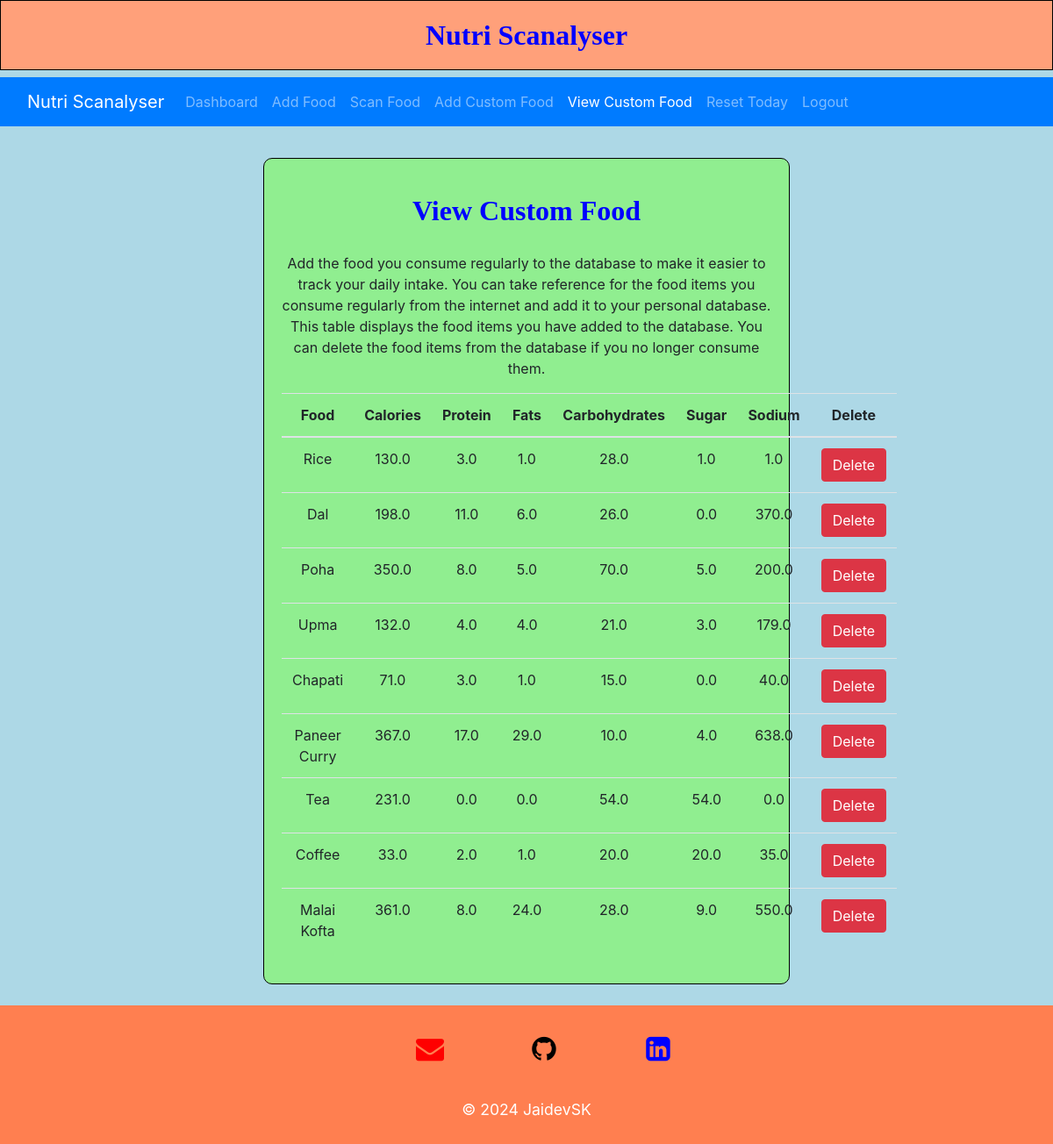
Page /view_custom_food (signed in) on the committed database.
### app.py (models this page shows, shortened)
class Food(db.Model):
    id = db.Column(db.Integer, primary_key=True)
    name = db.Column(db.String(100), nullable=False)
    protein = db.Column(db.Float)
    carbs = db.Column(db.Float)
    fats = db.Column(db.Float)
    calories = db.Column(db.Float)
    sugar = db.Column(db.Float)
    sodium = db.Column(db.Float)

### app.py (the view)
@app.route('/view_custom_food')
def view_custom_food():
    if session['email']:
        user = User.query.filter_by(email=session['email']).first()
        foods = Food.query.all()
        return render_template('view_custom_food.html',foods=foods)
    return redirect('/login')

### templates/view_custom_food.html (shortened to what this page needs)
<!DOCTYPE html>
<html lang="en">
<head>
    <link rel="stylesheet" href="https://cdn.jsdelivr.net/npm/bootstrap@4.6.2/dist/css/bootstrap.min.css">
    <link rel="stylesheet" href="static/view_custom_food.css">
</head>
<body>
    <h2 id="heading">Nutri Scanalyser</h2>
    <nav class="navbar navbar-expand-lg navbar-dark bg-primary">
        <div class="container-fluid">
          <a class="navbar-brand" href="#">Nutri Scanalyser</a>
          <div class="collapse navbar-collapse" id="navbarNav">
            <ul class="navbar-nav">
              <li class="nav-item">
                  <a class="nav-link" aria-current="page" href="/dashboard">Dashboard</a>
              </li>
              <li class="nav-item">
                <a class="nav-link" aria-current="page" href="/add_food">Add Food</a>
              </li>
                <li class="nav-item">
                    <a class="nav-link" href="/scan_food">Scan Food</a>
                </li>
                <li class="nav-item">
                    <a class="nav-link" href="/add_custom_food">Add Custom Food</a>
                </li>
                <li class="nav-item">
                    <a class="nav-link active" href="/view_custom_food">View Custom Food</a>
                </li>
                <li class="nav-item">
                    <a class="nav-link" href="/reset_today">Reset Today</a>
                </li>
                <li class="nav-item">
                    <a class="nav-link" href="/logout">Logout</a>
                </li>
            </ul>
          </div>
        </div>
      </nav>
    <div class="container">
    <h2>View Custom Food</h2>
    <p>
        Add the food you consume regularly to the database to make it easier to track your daily intake. You can take reference for the food items you consume regularly from the internet and add it to your personal database. This table displays the food items you have added to the database. You can delete the food items from the database if you no longer consume them.
    </p>
    <table class="table">
        <thead>
            <tr>
                <th>Food</th>
                <th>Calories</th>
                <th>Protein</th>
                <th>Fats</th>
                <th>Carbohydrates</th>
                <th>Sugar</th>
                <th>Sodium</th>
                <th>Delete</th>
            </tr>
        </thead>
        <tbody>
            {% for food1 in foods %}
            <tr>
                <td>{{food1.name}}</td>
                <td>{{food1.calories}}</td>
                <td>{{food1.protein}}</td>
                <td>{{food1.fats}}</td>
                <td>{{food1.carbs}}</td>
                <td>{{food1.sugar}}</td>
                <td>{{food1.sodium}}</td>
                <td><a href="/delete_custom_food/{{food1.id}}" class="btn btn-danger">Delete</a></td>
            </tr>
            {% endfor %}
        </tbody>
    </table>
    </div>
</body>
<footer>
    <div class="footer">
        <link rel="stylesheet" href="https://cdnjs.cloudflare.com/ajax/libs/font-awesome/5.15.3/css/all.min.css"/>
        <link rel="stylesheet" href="https://cdnjs.cloudflare.com/ajax/libs/font-awesome/4.7.0/css/font-awesome.min.css">
        <link rel="stylesheet" href="https://cdnjs.cloudflare.com/ajax/libs/OwlCarousel2/2.3.4/assets/owl.carousel.min.css"/>
        <link rel="stylesheet" href="https://cdnjs.cloudflare.com/ajax/libs/font-awesome/4.7.0/css/font-awesome.min.css">
        <ul id="media">
            <li style="--clr: red;">
                <a href="mailto: jaidevkhalane@gmail.com"><i class="fa fa-envelope"></i></a>
            </li>
            <li style="--clr:black;">
                <a href=""><i class="fa fa-github"></i></a>
            </li>
            <li style="--clr: blue;">
                <a href=""><i class="fa fa-linkedin-square"></i></a>
            </li>
        </ul>
        <p>&copy; 2024 JaidevSK</p>
      </div>
    </footer>
</html>

### static/view_custom_food.css (style rules this page uses)
#heading { color: blue; text-align: center; background-color: lightsalmon; padding: 20px; font-family: 'Lucida Handwriting', cursive; font-weight: bold; border: 1px solid black; }
body { background-color: lightblue; }
.container { margin-top: 3%; align-items: center; background-color: lightgreen; width: 50%; padding: 20px; border: 1px solid black; border-radius: 10px; text-align: center; }
h2 { color: blue; text-align: center; padding: 20px; font-family: 'Lucida Handwriting', cursive; font-weight: bold; }
footer { position: relative; width: 100%; background: coral; min-height: 100px; padding: 10px 10px; margin-bottom: 0%; margin-top: 2%; display: flex; align-items: center; justify-content: center; flex-direction: column; }
#media { position: relative; display: flex; gap: 50px; }
#media li { position: relative; list-style: none; width: 80px; height: 80px; display: flex; justify-content: center; align-items: center; cursor: pointer; transition: 0.5s; }
#media li a { position: relative; text-decoration: none; color: var(--clr); z-index: 10; font-size: 2em; transition: 0.5s ease-in-out; }
#media li::before { content: ''; position: absolute; inset: 30px; box-shadow: 0 0 0 10px var(--clr), 0 0 0 20px var(--bg), 0 0 0 22px var(--clr); transition: 0.5s; }
#media li::after { content: ''; position: absolute; inset: 0; background:var(--bg); transform: rotate(45deg); }
footer p { color: #fff; text-align: center; margin-top: 15px; font-size: 1.1em; border-radius: 0%; border-color: coral; }
footer { width: 100%; background: coral; margin-bottom: 0%; margin-top: 2%; }

### rows in the picture
Food: name "Rice", calories "130.0", protein "3.0", fats "1.0", carbs "28.0", sugar "1.0", sodium "1.0"
Food: name "Dal", calories "198.0", protein "11.0", fats "6.0", carbs "26.0", sugar "0.0", sodium "370.0"
Food: name "Poha", calories "350.0", protein "8.0", fats "5.0", carbs "70.0", sugar "5.0", sodium "200.0"
Food: name "Upma", calories "132.0", protein "4.0", fats "4.0", carbs "21.0", sugar "3.0", sodium "179.0"
Food: name "Chapati", calories "71.0", protein "3.0", fats "1.0", carbs "15.0", sugar "0.0", sodium "40.0"
Food: name "Paneer Curry", calories "367.0", protein "17.0", fats "29.0", carbs "10.0", sugar "4.0", sodium "638.0"
Food: name "Tea", calories "231.0", protein "0.0", fats "0.0", carbs "54.0", sugar "54.0", sodium "0.0"
Food: name "Coffee", calories "33.0", protein "2.0", fats "1.0", carbs "20.0", sugar "20.0", sodium "35.0"
Food: name "Malai Kofta", calories "361.0", protein "8.0", fats "24.0", carbs "28.0", sugar "9.0", sodium "550.0"
